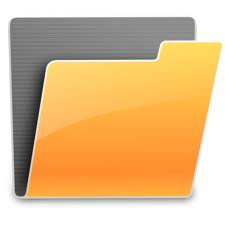
#> input picture Tactile_GUI/src/bin/folder.jpg, 225 x 225 px
$ python -i filter.py   (imports and definitions only)   (Python 2 division)   (older library calls are emulated)
#> lines starting #> are read from the running program, lines starting #| are printed output that depends on the picture
##############
# NODE CODE
##############
#var child_process = require('child_process');
#child_process.exec('python filter.py india.jpeg',function(error,stdout,stderr){});


import math;
import sys;
import Image;
import os;

imageFile = sys.argv[1]; # Gets file path from inline arguments

outFile = sys.argv[2]; # Sets output file path and name

filterNum = sys.argv[3]; # Gets number of filter used

searchname = sys.argv[4]; # Gets the name of the object searched for

iscaption = sys.argv[5]; #Add caption or not? t/f

Npix = sys.argv[6]; #Gets the size of the image to be generated

brailleText = [' ','a','@','c','1','b','i','f','"','e','^','d','3','h','j','g',"'",'k','/','m','2','l','s','p','9','o','>','n','6','r','t','q',',','*','.','%','5','<','[','$',';',':','_','?','4','\\','w',']','-','u','+','x','8','v','!','&','0','z','#','y','7','(',')','='];

# [2 lines not run here, left out]

if (Npix == '1'):
	pixnum = 44
if (Npix == '2'):
	pixnum = 64
if (Npix == '3'):
	pixnum = 84


# Given a pixel with values for RGB returns
# the Photometric Brightness which is a sort
# of average of the colors, except they are
# weigthed differently
# [5 lines left out: function findPixelBrightness, not called in this run]

# Given an image, returns a resized version
# with dimensions of less than or equal to
# 84 pixels. Uses bicubic interpolation
def resizeImage(image):
	height = image.size[1];
	width = image.size[0];
	scale = (max(height,width)+(pixnum-1))/pixnum;
	newHeight = height/scale
	newWidth = width/scale;
	resizeImage = image.resize((newWidth,newHeight),Image.BICUBIC);
	return resizeImage;

# [79 lines left out: functions findThreshold, imageToBinaryArray, thresholdingfilter, blacklinefilter, not called in this run]

def findEdges(imageFile):
#> called with imageFile = '../../Tactile_GUI/src/bin/folder.jpg'
	import Image
	import ImageFilter

	image = Image.open(imageFile);
#> image is the input picture: PIL image 225x225 RGB; mean R, G, B 223.9, 188.1, 139.8

	filt1Image = image.filter(ImageFilter.SHARPEN);
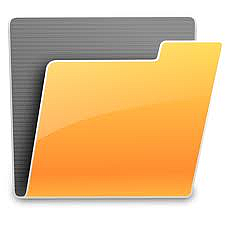
#> filt1Image: PIL image 225x225 RGB; mean R, G, B 223.5, 187.9, 139.6

	#filt2Image = filt1Image.filter(ImageFilter.EDGE_ENHANCE_MORE);

	resizeImg = resizeImage(filt1Image);

	filtImage = resizeImg.filter(ImageFilter.CONTOUR);

	imageArray = imageToBinaryArray(filtImage,200);

	#filtImage.show();
	return imageArray;


# [54 lines left out: functions automatedfilter, padImage, makeText, not called in this run]

# [12 lines not run here, left out]

#> (the run stopped early here; a loop or call above may not have finished)
